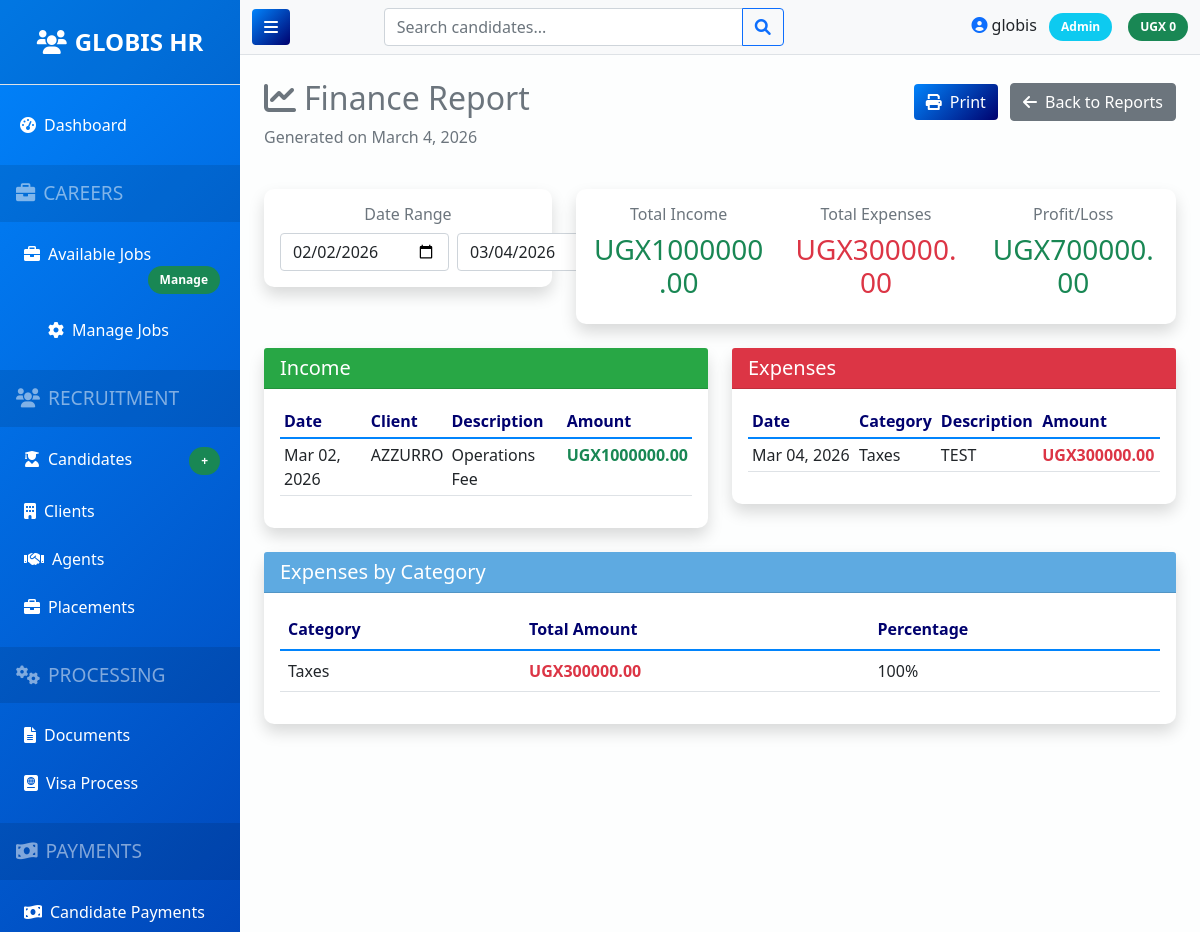
The page /reports/finance/ (signed in, upper part) on the database as committed earlier.
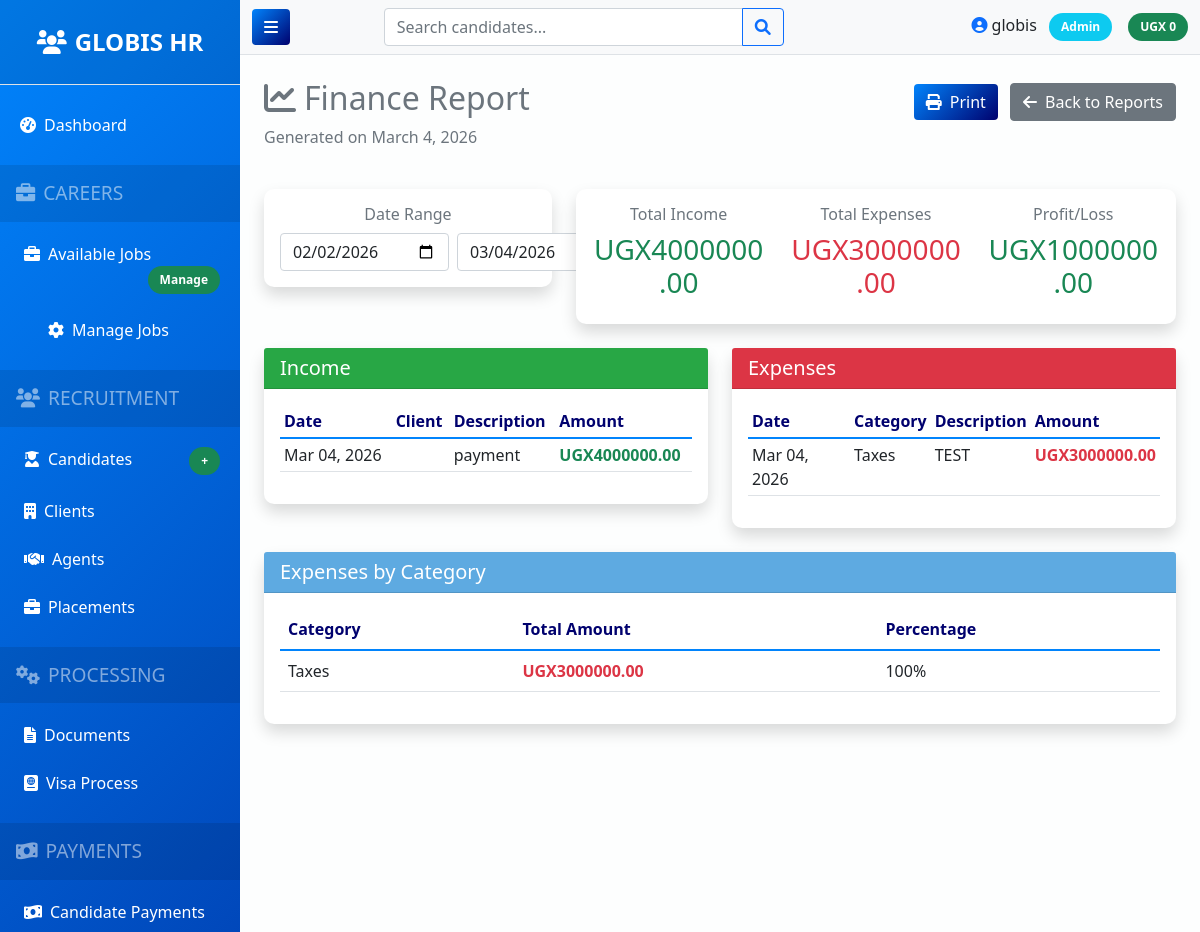
The same page on the database as committed later.
### apps/finance/models.py (models this page shows, shortened)
class Income(models.Model):
    INCOME_TYPES = [
        ('client_payment', '💰 Client Payment'),
        ('capital_injection', '🏦 Capital Injection / Owner Investment'),
        ('loan', '💳 Loan'),
        ('other', '📦 Other Income'),
    ]
    PAYMENT_METHODS = [
        ('cash', 'Cash'),
        ('bank_transfer', 'Bank Transfer'),
        ('cheque', 'Cheque'),
        ('mobile_money', 'Mobile Money'),
        ('other', 'Other'),
    ]
    client = models.ForeignKey(Client, on_delete=models.CASCADE, related_name='incomes', null=True, blank=True,
                               help_text="Required for client payments, leave blank for capital/loans")
    placement = models.OneToOneField(Placement, on_delete=models.CASCADE, null=True, blank=True, related_name='income')
    amount = models.DecimalField(max_digits=10, decimal_places=2)
    date = models.DateField()
    income_type = models.CharField(max_length=20, choices=INCOME_TYPES, default='client_payment')
    payment_method = models.CharField(max_length=20, choices=PAYMENT_METHODS, default='cash')
    reference = models.CharField(max_length=100, blank=True, help_text="Receipt/Invoice/Reference number")
    source = models.CharField(max_length=100, blank=True, help_text="Source of capital (e.g., Owner, Investor, Bank)")
    description = models.TextField(blank=True)
    received_by = models.ForeignKey(User, on_delete=models.SET_NULL, null=True)
    created_at = models.DateTimeField(auto_now_add=True)
    updated_at = models.DateTimeField(auto_now=True)
    receipt = models.FileField(upload_to='income_receipts/', blank=True, null=True)
    class Meta:
        ordering = ['-date']
        verbose_name = "Income"
        verbose_name_plural = "Income Records"

class Expense(models.Model):
    EXPENSE_CATEGORIES = [
        ('salary', '💼 Salary'),
        ('office_rent', '🏢 Office Rent'),
        ('utilities', '💡 Utilities'),
        ('travel', '✈️ Travel'),
        ('marketing', '📢 Marketing'),
        ('office_supplies', '📎 Office Supplies'),
        ('equipment', '🖥️ Equipment'),
        ('professional_fees', '⚖️ Professional Fees'),
        ('taxes', '📊 Taxes'),
        ('loan_repayment', '💳 Loan Repayment'),
        ('capital_withdrawal', '🏧 Owner Withdrawal'),
        ('other', '📦 Other'),
    ]
    PAYMENT_METHODS = [
        ('cash', 'Cash'),
        ('bank_transfer', 'Bank Transfer'),
        ('cheque', 'Cheque'),
        ('mobile_money', 'Mobile Money'),
        ('credit_card', 'Credit Card'),
        ('other', 'Other'),
    ]
    category = models.CharField(max_length=20, choices=EXPENSE_CATEGORIES)
    amount = models.DecimalField(max_digits=10, decimal_places=2)
    date = models.DateField()
    payment_method = models.CharField(max_length=20, choices=PAYMENT_METHODS, default='cash')
    description = models.TextField()
    reference = models.CharField(max_length=100, blank=True, help_text="Invoice/Receipt number")
    paid_by = models.ForeignKey(User, on_delete=models.SET_NULL, null=True)
    receipt = models.FileField(upload_to='expense_receipts/', blank=True, null=True)
    created_at = models.DateTimeField(auto_now_add=True)
    updated_at = models.DateTimeField(auto_now=True)
    class Meta:
        ordering = ['-date']
        verbose_name = "Expense"
        verbose_name_plural = "Expenses"

### apps/clients/models.py (models this page shows, shortened)
class Client(models.Model):
    company_name = models.CharField(max_length=200)
    contact_person = models.CharField(max_length=100)
    email = models.EmailField()
    phone = models.CharField(max_length=20)
    address = models.TextField()
    country = models.CharField(max_length=100)
    created_at = models.DateTimeField(auto_now_add=True)
    class Meta:
        ordering = ['company_name']

### apps/reports/views.py (the view)
# urls.py: path('finance/', views.finance_report, name='finance_report'),
@login_required
@permission_required('view_finance_reports')
def finance_report(request):
    date_from = request.GET.get('from', (timezone.now() - timedelta(days=30)).date())
    date_to = request.GET.get('to', timezone.now().date())
    incomes = Income.objects.filter(date__range=[date_from, date_to])
    expenses = Expense.objects.filter(date__range=[date_from, date_to])
    total_income = incomes.aggregate(total=Sum('amount'))['total'] or 0
    total_expense = expenses.aggregate(total=Sum('amount'))['total'] or 0
    profit_loss = total_income - total_expense
    expenses_by_category = expenses.values('category').annotate(
        total=Sum('amount')
    ).order_by('-total')
    log_activity(
        user=request.user,
        action='VIEW',
        model_type='Report',
        details="Viewed finance report",
        request=request
    )
    context = {
        'date_from': date_from,
        'date_to': date_to,
        'incomes': incomes,
        'expenses': expenses,
        'total_income': total_income,
        'total_expense': total_expense,
        'profit_loss': profit_loss,
        'expenses_by_category': expenses_by_category,
        'report_type': 'Finance Report'
    }
    return render(request, 'reports/finance_report.html', context)

### apps/accounts/models.py (called while the page is built, shortened)
def log_activity(user, action, model_type, object_id=None, object_repr='', details='', request=None):
    log = ActivityLog(
        user=user,
        username=user.username if user else 'System',
        action=action,
        model_type=model_type,
        object_id=object_id,
        object_repr=object_repr,
        details=details
    )
    if request:
        log.ip_address = get_client_ip(request)
        log.user_agent = request.META.get('HTTP_USER_AGENT', '')
    log.save()
    return log

def get_client_ip(request):
    x_forwarded_for = request.META.get('HTTP_X_FORWARDED_FOR')
    if x_forwarded_for:
        ip = x_forwarded_for.split(',')[0]
    else:
        ip = request.META.get('REMOTE_ADDR')
    return ip

    def has_permission(self, permission):
        if self.role == 'admin':
            return True

    def save(self, *args, **kwargs):
        if self.user and not self.username:
            self.username = self.user.username
        super().save(*args, **kwargs)

### templates/reports/finance_report.html (shortened to what the changed rows need)
{% extends 'base.html' %}
{% block content %}
<div class="row mt-4">
    <div class="col-12">
        <div class="d-flex justify-content-between align-items-center">
            <h2 class="text-secondary"><i class="fas fa-chart-line me-2"></i>{{ report_type }}</h2>
        </div>
    </div>
</div>
<div class="row mt-4">
    <div class="col-md-8 mb-4">
        <div class="card shadow">
            <div class="card-body">
                <div class="row">
                    <div class="col-md-4 text-center">
                        <h6 class="text-muted">Total Income</h6>
                        <h3 class="text-success">UGX{{ total_income|floatformat:2 }}</h3>
                    </div>
                    <div class="col-md-4 text-center">
                        <h6 class="text-muted">Total Expenses</h6>
                        <h3 class="text-danger">UGX{{ total_expense|floatformat:2 }}</h3>
                    </div>
                    <div class="col-md-4 text-center">
                        <h6 class="text-muted">Profit/Loss</h6>
                        <h3 class="{% if profit_loss >= 0 %}text-success{% else %}text-danger{% endif %}">
                            UGX{{ profit_loss|floatformat:2 }}
                        </h3>
                    </div>
                </div>
            </div>
        </div>
    </div>
</div>
<div class="row">
    <div class="col-md-6 mb-4">
        <div class="card shadow">
            <div class="card-body">
                <div class="table-responsive">
                    <table class="table table-sm">
                        <thead>
                            <tr>
                                <th>Date</th>
                                <th>Client</th>
                                <th>Description</th>
                                <th>Amount</th>
                            </tr>
                        </thead>
                        <tbody>
                            {% for income in incomes %}
                            <tr>
                                <td>{{ income.date|date:"M d, Y" }}</td>
                                <td>{{ income.client.company_name }}</td>
                                <td>{{ income.description|truncatechars:30 }}</td>
                                <td class="text-success fw-bold">UGX{{ income.amount }}</td>
                            </tr>
                            {% empty %}
                            <tr>
                                <td colspan="4" class="text-center">No income records</td>
                            </tr>
                            {% endfor %}
                        </tbody>
                    </table>
                </div>
            </div>
        </div>
    </div>
    <div class="col-md-6 mb-4">
        <div class="card shadow">
            <div class="card-body">
                <div class="table-responsive">
                    <table class="table table-sm">
                        <thead>
                            <tr>
                                <th>Date</th>
                                <th>Category</th>
                                <th>Description</th>
                                <th>Amount</th>
                            </tr>
                        </thead>
                        <tbody>
                            {% for expense in expenses %}
                            <tr>
                                <td>{{ expense.date|date:"M d, Y" }}</td>
                                <td>{{ expense.category|title }}</td>
                                <td>{{ expense.description|truncatechars:30 }}</td>
                                <td class="text-danger fw-bold">UGX{{ expense.amount }}</td>
                            </tr>
                            {% empty %}
                            <tr>
                                <td colspan="4" class="text-center">No expense records</td>
                            </tr>
                            {% endfor %}
                        </tbody>
                    </table>
                </div>
            </div>
        </div>
    </div>
</div>
<div class="row">
    <div class="col-12">
        <div class="card shadow">
            <div class="card-body">
                <div class="table-responsive">
                    <table class="table">
                        <thead>
                            <tr>
                                <th>Category</th>
                                <th>Total Amount</th>
                                <th>Percentage</th>
                            </tr>
                        </thead>
                        <tbody>
                            {% for category in expenses_by_category %}
                            <tr>
                                <td>{{ category.category|title }}</td>
                                <td class="text-danger fw-bold">UGX{{ category.total|floatformat:2 }}</td>
                                <td>
                                    {% widthratio category.total total_expense 100 %}%
                                </td>
                            </tr>
                            {% empty %}
                            <tr>
                                <td colspan="3" class="text-center">No expense data</td>
                            </tr>
                            {% endfor %}
                        </tbody>
                    </table>
                </div>
            </div>
        </div>
    </div>
</div>
{% endblock %}

Rows that differ between the two databases and show on the page:
removed Income: date "Mar 02, 2026", client.company_name "AZZURRO", description "Operations Fee", amount "1000000.00"
added Income: date "Mar 04, 2026", description "payment", amount "4000000.00"
changed Expense "Taxes": amount "300000.00" → "3000000.00"; total "300000.00" → "3000000.00"
Other text that changed with them:
{{ total_income|floatformat:2 }}: "1000000.00" → "4000000.00"
{{ total_expense|floatformat:2 }}: "300000.00" → "3000000.00"
{{ profit_loss|floatformat:2 }}: "700000.00" → "1000000.00"
